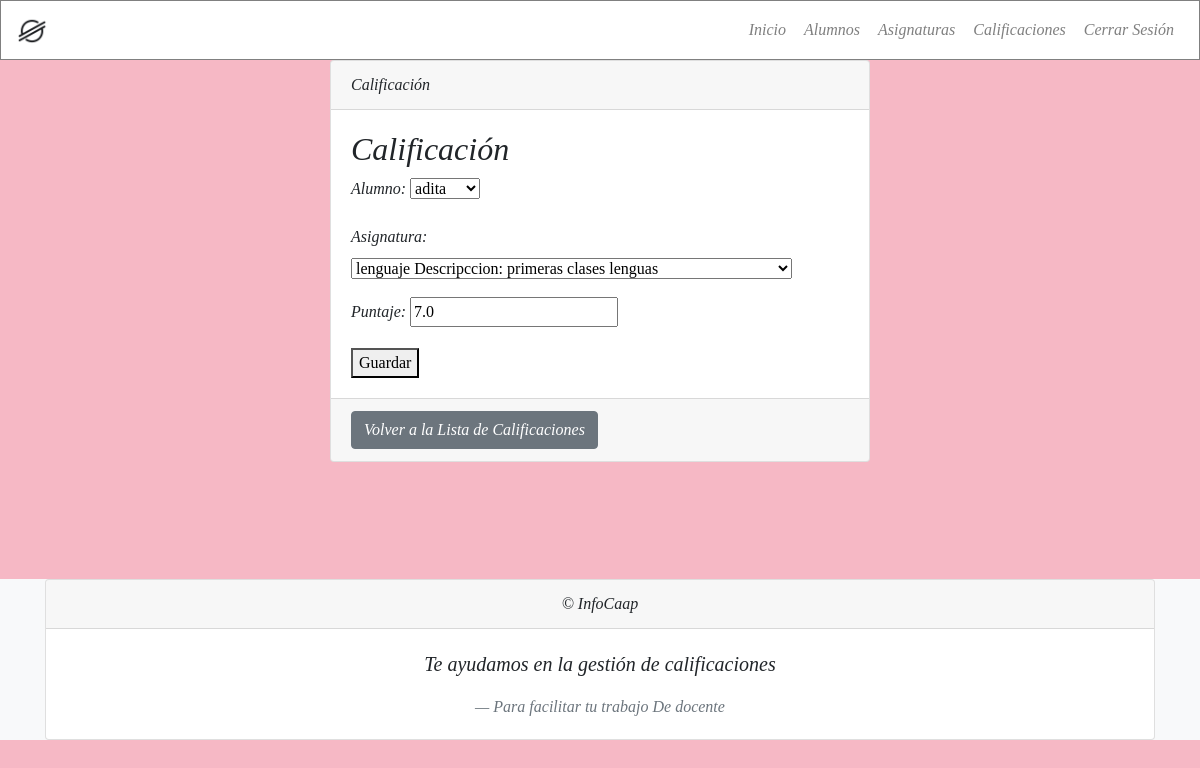
/notas/notas/1/editar/ (signed in), run on the app's committed database.
### notas/models.py (models this page shows, shortened)
class Nota(models.Model):
    alumno = models.ForeignKey(Alumno, on_delete=models.CASCADE)
    asignatura = models.ForeignKey(Asignatura, on_delete=models.CASCADE)
    puntaje = models.FloatField()

### notas/views.py (the view)
# urls.py: path('notas/<int:pk>/editar/', views.editar_nota, name='editar_nota'),  # URL para editar una nota existente
@login_required
def editar_nota(request, pk):
    nota = get_object_or_404(Nota, pk=pk)
    if request.method == 'POST':
        form = NotaForm(request.POST, instance=nota)
        if form.is_valid():
            form.save()
            return redirect('lista_notas')
    else:
        form = NotaForm(instance=nota)
    return render(request, 'notas/crear_nota.html', {'form': form})

### notas/forms.py
class NotaForm(forms.ModelForm):
    class Meta:
        model = Nota
        fields = ['alumno', 'asignatura', 'puntaje']
    alumno = forms.ModelChoiceField(queryset=Alumno.objects.all(), label='Alumno')
    asignatura = forms.ModelChoiceField(queryset=Asignatura.objects.all(), label='Asignatura')

### alumnos/models.py (called while the page is built)
    def __str__(self):
        return self.nombre

### asignaturas/models.py (called while the page is built)
    def __str__(self):
        return f"{self.nombre} Descripccion: {self.descripcion}"

### notas/templates/notas/crear_nota.html (shortened to what this page needs)
{% extends 'base.html' %}
{% block content %}
<div class="container">
    <div class="row justify-content-center">
        <div class="col-md-6">
            <div class="card">
                <div class="card-header">
                    Calificación
                </div>
                <div class="card-body">
                    <h2>Calificación</h2>
                    <form method="post">
                        {{ form.as_p }}
                        <button type="submit" class="{{ form.submit.class }}">Guardar</button>
                    </form>
                </div>
                <div class="card-footer">
                    <a href="{% url 'lista_notas' %}" class="btn btn-secondary">Volver a la Lista de Calificaciones</a>
                </div>
            </div>
        </div>
    </div>
</div>
{% endblock %}

### static/templates/base.html (style rules this page uses)
body { background-color: #f6b8c5; font-family: "Times New Roman", Times, serif; font-style: italic; margin: 0; padding-bottom: 60px; min-height: 100vh; display: flex; flex-direction: column; }

### data on the page
Nota: alumno "adita", asignatura "lenguaje Descripccion: primeras clases lenguas", puntaje "7.0"
